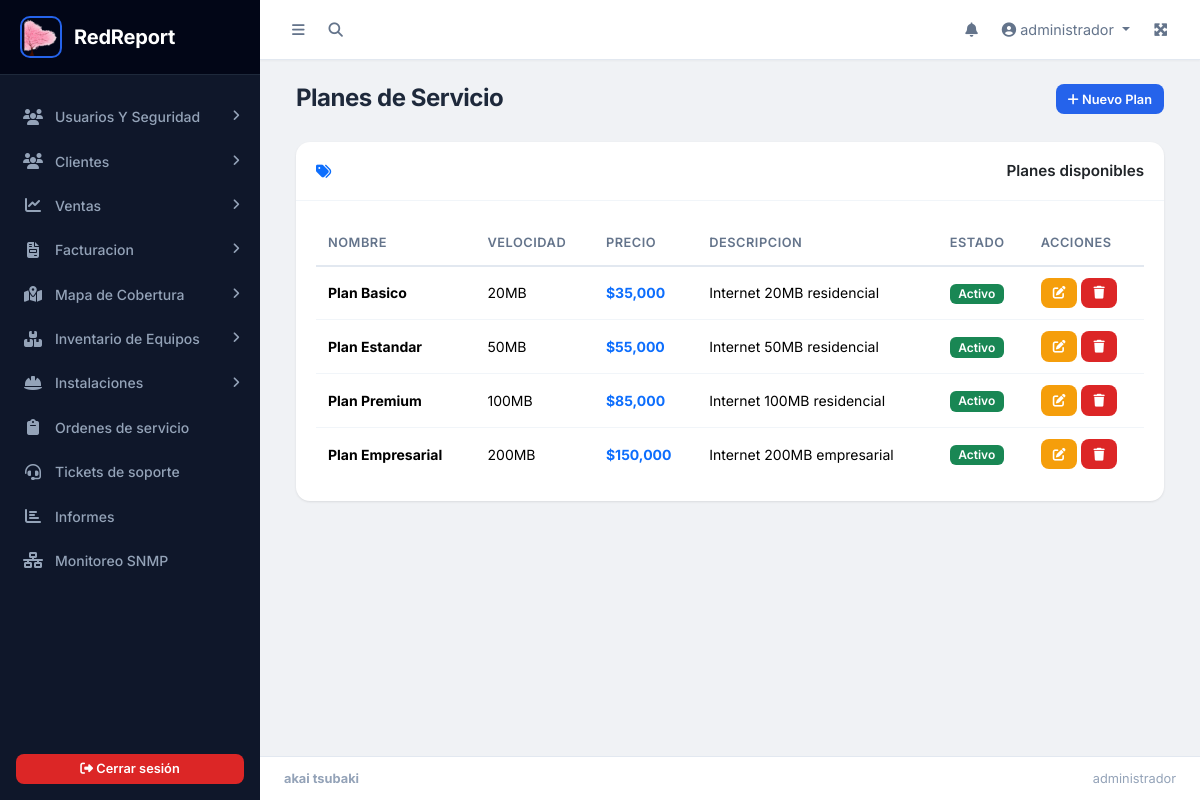
Screenshot of /ventas/planes.php (signed in) with the database file from the repository.
### tables this page shows
CREATE TABLE `tb_planes` (
  `id_plan` int(11) NOT NULL,
  `nombre` varchar(100) NOT NULL,
  `velocidad` varchar(50) DEFAULT NULL,
  `precio` decimal(12,2) NOT NULL,
  `descripcion` text DEFAULT NULL,
  `activo` tinyint(1) NOT NULL DEFAULT 1
);

### app/config/seguridad.php (called while the page is built, shortened)
<?php
function hescape($str) {
    return htmlspecialchars($str, ENT_QUOTES, 'UTF-8');
}
?>

### ventas/planes.php (the view, shortened to what this page needs)
<?php
include('../parte1.php');
require_once '../app/config/conexion.php';
$planes = $pdo->query("SELECT * FROM tb_planes ORDER BY precio")->fetchAll(PDO::FETCH_ASSOC);
?>
<link rel="stylesheet" href="../public/css/redreport.css">
<div class="content-wrapper">
    <div class="content-header">
        <div class="container-fluid">
            <div class="row mb-2">
                <div class="col-sm-6">
                    <h1 class="m-0">Planes de Servicio</h1>
                </div>
                <div class="col-sm-6 text-end">
                    <button class="btn btn-primary btn-sm" data-bs-toggle="modal" data-bs-target="#modalPlan"><i class="fas fa-plus"></i> Nuevo Plan</button>
                </div>
            </div>
        </div>
    </div>
    <div class="content">
        <div class="container-fluid">
            <div class="card">
                <div class="card-header"><i class="fas fa-tags me-2 text-primary"></i>Planes disponibles</div>
                <div class="card-body">
                    <div class="table-responsive">
                        <table class="table table-hover">
                            <thead>
                                <tr><th>Nombre</th><th>Velocidad</th><th>Precio</th><th>Descripcion</th><th>Estado</th>
                                    <?php if ($_SESSION['id_rol'] == 1): ?><th>Acciones</th><?php endif; ?>
                                </tr>
                            </thead>
                            <tbody>
                                <?php foreach ($planes as $p): ?>
                                <tr>
                                    <td class="fw-bold"><?= hescape($p['nombre']) ?></td>
                                    <td><?= hescape($p['velocidad']) ?></td>
                                    <td class="fw-bold text-primary">$<?= number_format($p['precio'], 0) ?></td>
                                    <td><?= hescape($p['descripcion'] ?? '') ?></td>
                                    <td><span class="badge <?= $p['activo'] ? 'bg-success' : 'bg-secondary' ?>"><?= $p['activo'] ? 'Activo' : 'Inactivo' ?></span></td>
                                    <?php if ($_SESSION['id_rol'] == 1): ?>
                                    <td>
                                        <button class="btn btn-sm btn-warning" title="Editar" data-bs-toggle="modal" data-bs-target="#modalPlan<?= $p['id_plan'] ?>"><i class="fas fa-edit"></i></button>
                                        <form method="POST" action="controles/eliminar_plan.php" class="d-inline" onsubmit="return confirm('Eliminar este plan?')">
                                            <button class="btn btn-sm btn-danger" title="Eliminar"><i class="fas fa-trash"></i></button>
                                        </form>
                                    </td>
                                    <?php endif; ?>
                                </tr>
                                <?php endforeach; ?>
                            </tbody>
                        </table>
                    </div>
                </div>
            </div>
        </div>
    </div>
</div>
<?php include('../parte2.php'); ?>

### public/css/redreport.css (style rules this page uses)
:root { --sidebar-width: 260px; --sidebar-bg: #0f172a; --sidebar-hover: #1e293b; --sidebar-active: #2563eb; --sidebar-text: #94a3b8; --sidebar-text-hover: #f1f5f9; --sidebar-divider: #1e293b; --navbar-height: 60px; --body-bg: #f0f2f5; --card-shadow: 0 1px 3px rgba(0,0,0,0.06), 0 1px 2px rgba(0,0,0,0.04); --card-shadow-hover: 0 10px 40px rgba(0,0,0,0.08); --border-color: #e2e8f0; --text-primary: #1e293b; --text-secondary: #64748b; --text-muted: #94a3b8; --primary: #2563eb; --primary-dark: #1d4ed8; --success: #16a34a; --warning: #f59e0b; --danger: #dc2626; --info: #0891b2; --font-main: 'Inter', -apple-system, BlinkMacSystemFont, sans-serif; --transition: all 0.2s ease; }
* { box-sizing: border-box; }
body { font-family: var(--font-main); background: var(--body-bg); color: var(--text-primary); -webkit-font-smoothing: antialiased; -moz-osx-font-smoothing: grayscale; }
.content-wrapper { flex: 1; display: flex; flex-direction: column; min-width: 0; background: var(--body-bg); }
.content-header { padding: 1.5rem 1.5rem 0; }
.content-header h1 { font-size: 1.5rem; font-weight: 700; color: var(--text-primary); letter-spacing: -0.02em; }
.content { padding: 1.25rem 1.5rem 1.5rem; flex: 1; overflow-x: hidden; }
.card { border-radius: 14px; box-shadow: var(--card-shadow); margin-bottom: 1.25rem; border: none; background: #ffffff; transition: box-shadow 0.2s ease; }
.card-header { display: flex; align-items: center; justify-content: space-between; background: transparent; border-bottom: 1px solid #f1f5f9; font-weight: 600; padding: 1.1rem 1.25rem; font-size: 0.95rem; }
.card-body { padding: 1.25rem; }
.btn { border-radius: 8px; font-weight: 600; font-size: 0.875rem; padding: 0.5rem 1rem; transition: var(--transition); border: none; }
.btn-sm { padding: 0.35rem 0.75rem; font-size: 0.8rem; }
.btn-primary { background: var(--primary); }
.btn-danger { background: var(--danger); }
.btn-warning { background: var(--warning); color: #fff; }
.table { font-size: 0.875rem; margin-bottom: 0; }
.table > thead { background: #f8fafc; }
.table > thead th { font-weight: 600; font-size: 0.8rem; text-transform: uppercase; letter-spacing: 0.04em; color: var(--text-secondary); padding: 0.75rem 0.75rem; border-bottom: 2px solid var(--border-color); vertical-align: middle; }
.table > tbody td { padding: 0.7rem 0.75rem; vertical-align: middle; border-bottom: 1px solid #f1f5f9; }
.table > tbody tr:last-child td { border-bottom: none; }
.badge { font-weight: 600; padding: 0.35em 0.7em; font-size: 0.75rem; border-radius: 6px; }

### parte1.php (style rules this page uses)
body { font-family: 'Inter', sans-serif; }

### rows the page displays
tb_planes: nombre "Plan Basico", velocidad "20MB", precio "35,000", descripcion "Internet 20MB residencial", activo "Activo"
tb_planes: nombre "Plan Estandar", velocidad "50MB", precio "55,000", descripcion "Internet 50MB residencial", activo "Activo"
tb_planes: nombre "Plan Premium", velocidad "100MB", precio "85,000", descripcion "Internet 100MB residencial", activo "Activo"
tb_planes: nombre "Plan Empresarial", velocidad "200MB", precio "150,000", descripcion "Internet 200MB empresarial", activo "Activo"

### other values shown
APP_NAME "RedReport"
$_SESSION['usuario'] "administrador"
